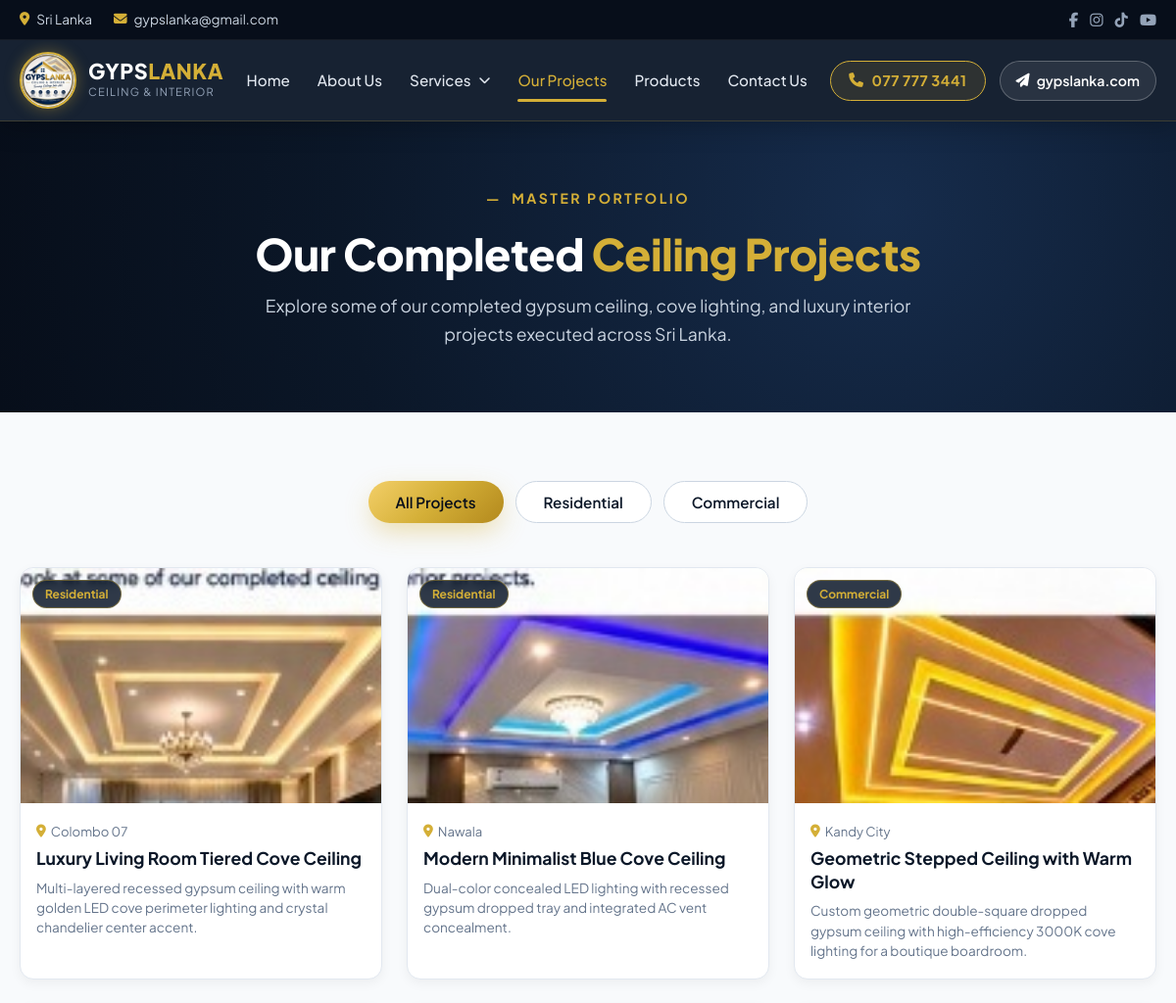
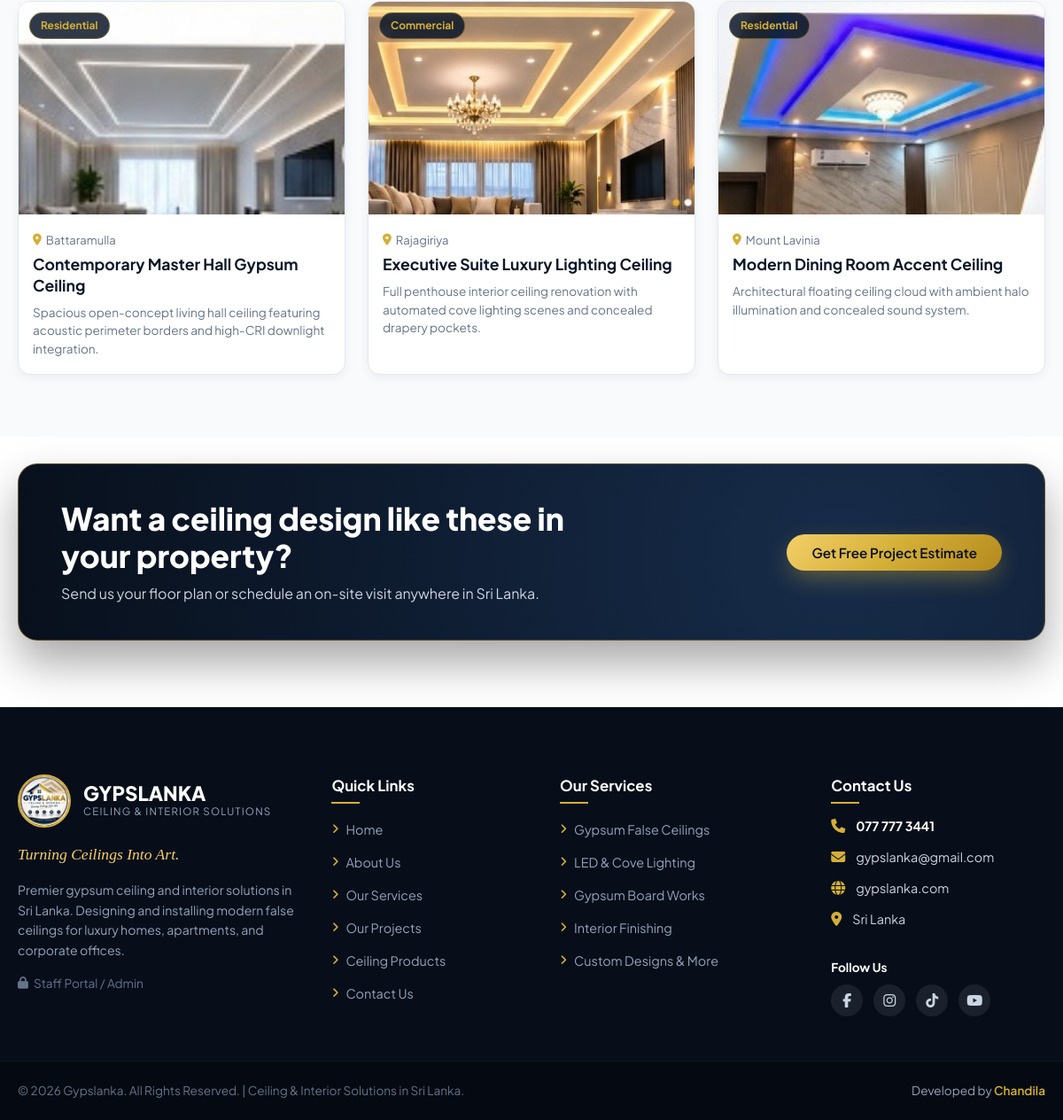
The app's page /projects.php with its own data (2 pictures, top to bottom).
### tables this page shows
CREATE TABLE IF NOT EXISTS `projects` (
  `id` int(11) NOT NULL AUTO_INCREMENT,
  `title` varchar(150) NOT NULL,
  `category` varchar(100) NOT NULL,
  `location` varchar(100) DEFAULT NULL,
  `image` varchar(255) NOT NULL,
  `description` text DEFAULT NULL,
  `is_featured` tinyint(1) DEFAULT 1,
  `display_order` int(11) DEFAULT 0,
  `created_at` timestamp NOT NULL DEFAULT CURRENT_TIMESTAMP,
  PRIMARY KEY (`id`)
);

### projects.php (the view, shortened to what this page needs)
<?php
require_once __DIR__ . '/includes/header.php';
$db = get_db();
$projects = [];
if ($db) {
    try {
        $stmt = $db->query("SELECT * FROM projects ORDER BY display_order ASC, id ASC");
        $projects = $stmt->fetchAll();
    } catch (PDOException $e) {
        error_log("Projects query error: " . $e->getMessage());
    }
}
?>
<section class="page-hero-section">
    <div class="container">
        <div class="hero-badge" style="justify-content:center;">
            <span>&mdash;</span> MASTER PORTFOLIO
        </div>
        <h1 class="page-hero-title">
            Our Completed <span class="text-gold">Ceiling Projects</span>
        </h1>
        <p class="page-hero-desc">
            Explore some of our completed gypsum ceiling, cove lighting, and luxury interior projects executed across Sri Lanka.
        </p>
    </div>
</section>
<section style="padding: 70px 0; background:var(--bg-light);">
    <div class="container">
        <div style="display:flex; justify-content:center; gap:12px; margin-bottom:45px; flex-wrap:wrap;">
            <button class="btn btn-gold filter-btn active" data-filter="all">All Projects</button>
            <button class="btn btn-outline-gold filter-btn" data-filter="Residential" style="color:var(--primary-navy); border-color:#cbd5e1; background:#fff;">Residential</button>
            <button class="btn btn-outline-gold filter-btn" data-filter="Commercial" style="color:var(--primary-navy); border-color:#cbd5e1; background:#fff;">Commercial</button>
        </div>
        <div class="projects-grid projects-gallery-grid">
            <?php if (!empty($projects)): ?>
                <?php foreach ($projects as $proj): ?>
                <div class="project-card project-item" data-category="<?= htmlspecialchars($proj['category']) ?>">
                    <div class="project-img-box" style="height:240px;">
                        <img src="<?= htmlspecialchars($proj['image']) ?>" alt="<?= htmlspecialchars($proj['title']) ?>">
                        <span class="project-tag"><?= htmlspecialchars($proj['category']) ?></span>
                    </div>
                    <div class="project-body">
                        <div class="location" style="margin-bottom:6px;">
                            <i class="fa-solid fa-location-dot" style="color:var(--gold);"></i>
                            <?= htmlspecialchars($proj['location'] ?? 'Sri Lanka') ?>
                        </div>
                        <h4 style="font-size:1.1rem; margin-bottom:8px;"><?= htmlspecialchars($proj['title']) ?></h4>
                        <p style="font-size:0.85rem; color:#64748b; line-height:1.5;">
                            <?= htmlspecialchars($proj['description'] ?? 'Custom gypsum false ceiling installation.') ?>
                        </p>
                    </div>
                </div>
                <?php endforeach; ?>
            <?php endif; ?>
        </div>
    </div>
</section>
<section class="cta-section">
    <div class="container">
        <div class="cta-banner">
            <div class="cta-content">
                <h2>Want a ceiling design like these in your property?</h2>
                <p>Send us your floor plan or schedule an on-site visit anywhere in Sri Lanka.</p>
            </div>
            <div class="cta-actions">
                <a href="#quoteModal" class="btn btn-gold open-quote-modal">Get Free Project Estimate</a>
            </div>
        </div>
    </div>
</section>
<?php require_once __DIR__ . '/includes/footer.php'; ?>

### records on screen
projects: image (picture), category "Residential", location "Colombo 07", title "Luxury Living Room Tiered Cove Ceiling", description "Multi-layered recessed gypsum ceiling with warm golden LED cove perimeter lighting and crystal chandelier center accent."
projects: image (picture), category "Residential", location "Nawala", title "Modern Minimalist Blue Cove Ceiling", description "Dual-color concealed LED lighting with recessed gypsum dropped tray and integrated AC vent concealment."
projects: image (picture), category "Commercial", location "Kandy City", title "Geometric Stepped Ceiling with Warm Glow", description "Custom geometric double-square dropped gypsum ceiling with high-efficiency 3000K cove lighting for a boutique boardroom."
projects: image (picture), category "Residential", location "Battaramulla", title "Contemporary Master Hall Gypsum Ceiling", description "Spacious open-concept living hall ceiling featuring acoustic perimeter borders and high-CRI downlight integration."
projects: image (picture), category "Commercial", location "Rajagiriya", title "Executive Suite Luxury Lighting Ceiling", description "Full penthouse interior ceiling renovation with automated cove lighting scenes and concealed drapery pockets."
projects: image (picture), category "Residential", location "Mount Lavinia", title "Modern Dining Room Accent Ceiling", description "Architectural floating ceiling cloud with ambient halo illumination and concealed sound system."

### other values on screen
$siteAddress "Sri Lanka"
$siteEmail "gypslanka@gmail.com"
$sitePhone "077 777 3441"
$siteDomain "gypslanka.com"
